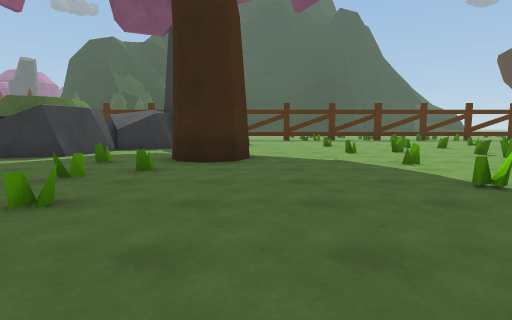
view 1 (above)

24 first-person views from a walk through a Unity game level. The camera is 1.2 m above the floor, tilts 6° down and sees 80° across. The floor is counted in squares, 2 m on a side. Each view is taken from the middle of a square. On the plan, view 1 faces up. The plan holds only what a view shows up to about 9 squares ahead; the rest is blank. The place goes on beyond the plan. Some animated figures are not drawn. Surface patterns are stand-ins for the level's own textures.

view 2
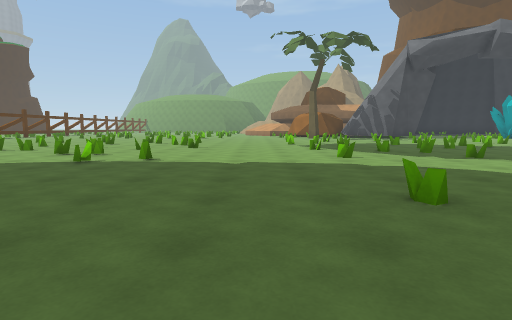

view 3
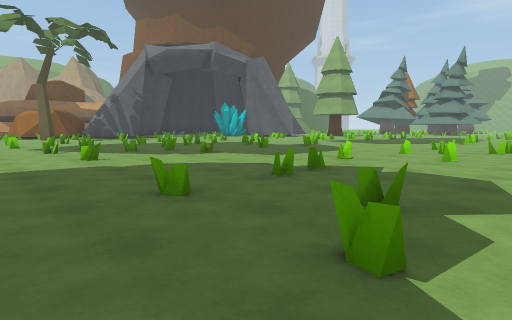

view 4
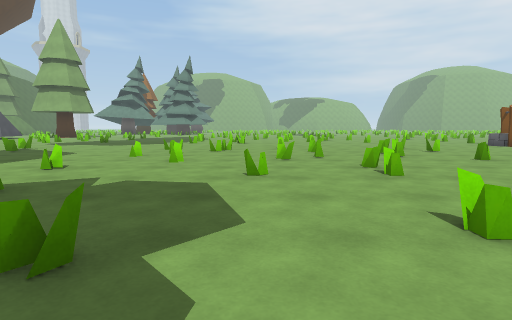

view 5
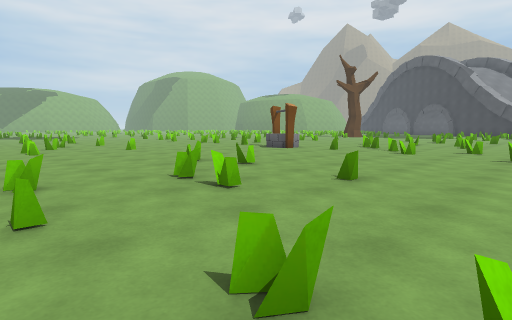

view 6
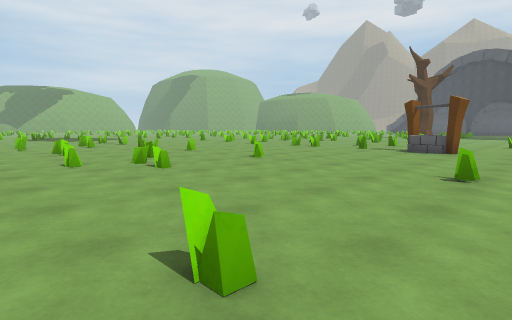

view 7
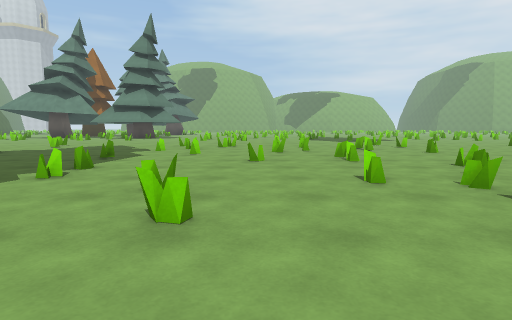

view 8
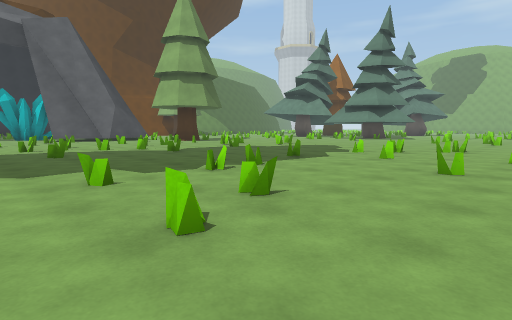

view 9
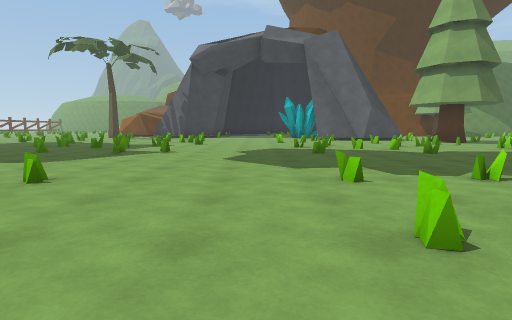

view 10
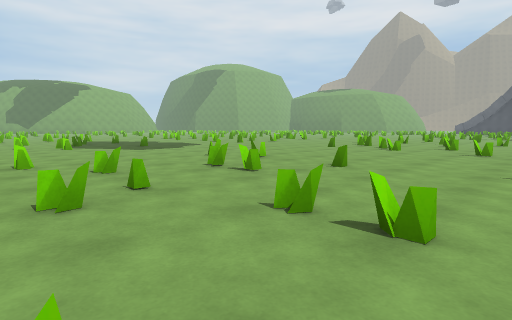

view 11
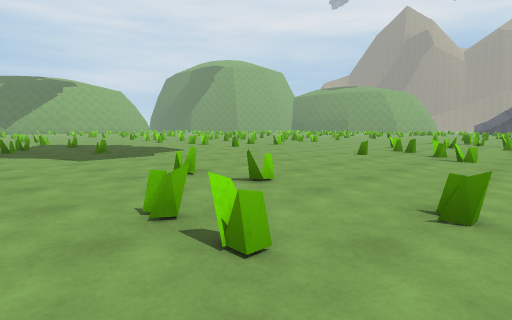

view 12
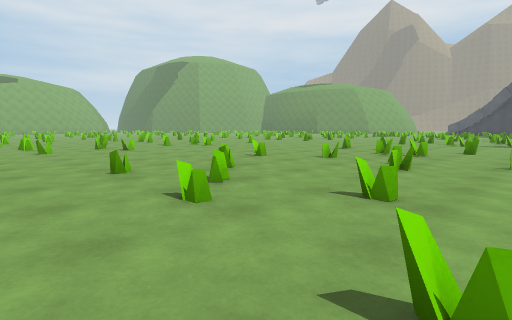

view 13
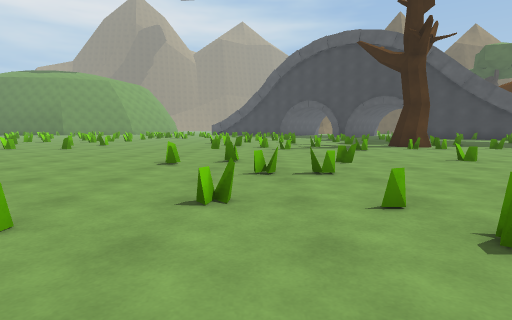

view 14
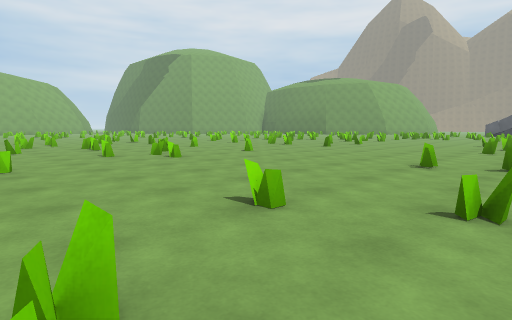

view 15
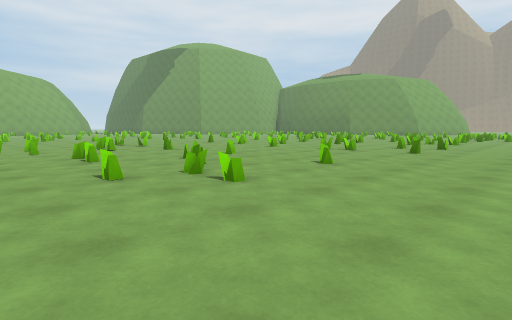

view 16
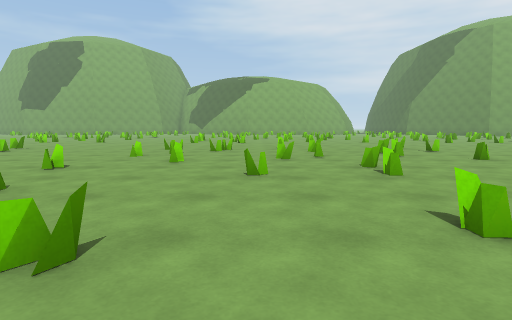

view 17
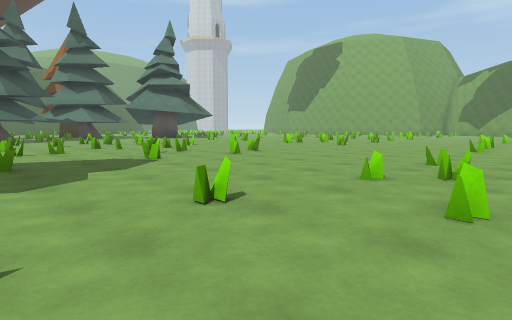

view 18
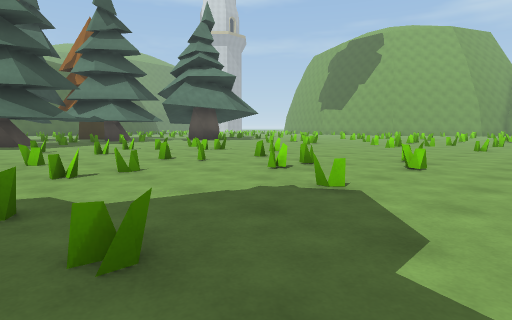

view 19
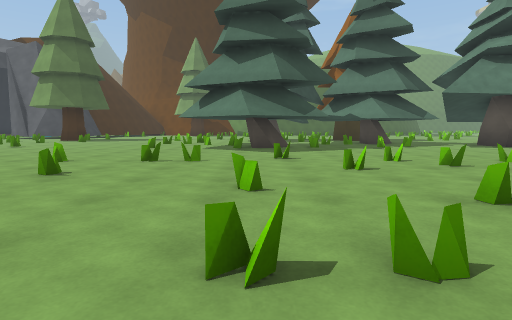

view 20
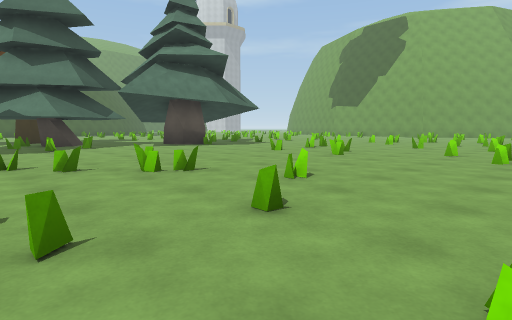

view 21
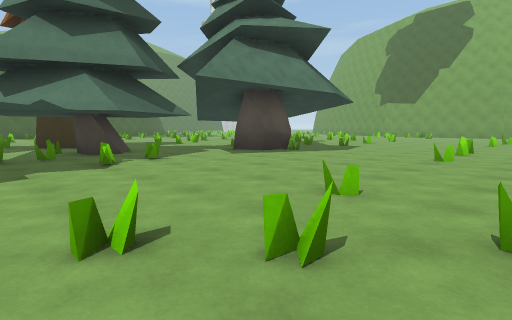

view 22
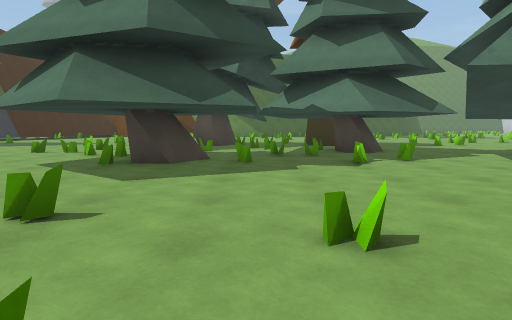

view 23
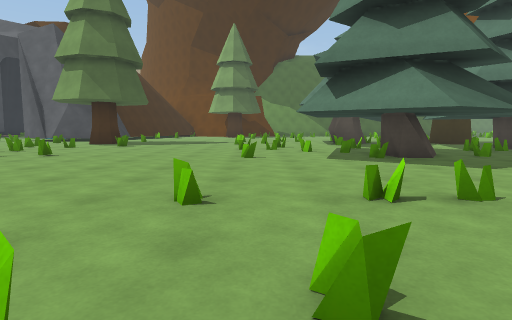

view 24
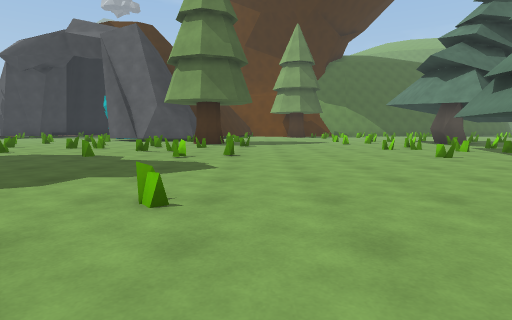

### Floor plan
Key: @ floor where view 1 was taken; # wall or solid block; . floor; = window, fence, low wall or low ledge; T tree; P pine tree; O other object.
Columns run from 24 left of view 1 to 6 right of it. Each row starts with its distance up from view 1.
  9                     OO  ....=.=
  8                     O.  .......
  7                    OO.. ..=..#.
  6                    O...#.....=.
  5                     .......=..=
  4                     ..=.....=..
  3                       ....=..=.
  2                       .....=..=
  1                       .........
  0                      ...@......
 -1                      ..........
 -2                     ..=....=.=.
 -3                    .=...=....==
 -4                    .....=...=..
 -5                ....=.=.....=..=
 -6          ....=.....=....=.....=
 -7          =.......=..=......=...
 -8            .=.....=....=.....=
 -9            =.....=....=....=..
-10            ......=..=.......=.
-11            .OO................
-12             O.................
-13   =.         .........==.......
-14  T...         .....=..=....=.=.
-15  T=...         ...=.....=....=.
-16   ...=.         =.=........==..
-17   .=....=.=..=.....=.=..=.....=
-18   ....=....=.....=....=........
-19   =....=.=...=....=.=...=....=.
-20   =....==...=.....==...=...=.==
-21 =.=...=....==....=....==.......
-22  ..............................
-23   .............................
-24 .....................  ........
-25 =.=.................. .........
-26  =...=..=..=.. .=..=..=....=.=.
-27   =....=.=...=  ..=.=...=....==
-28   =....=.....=....=.....=...=..
-29     ....=.=........=.=.....PP.=
-30      ...=....=.....=....=...P.=
-31      .=..=.......=..=......=...
-32     ...=....=.....=....=.....=.
-33    ...=....=.....=....=....=..#
-34    ...=..=.......=..=.......=.P
-35             ...................
-36             ...................
-37             .=. ......=.=...PPP
-38             ..  =. =..=....PP
-39             .=     .....=..
-40                    ... ...
-41                    =.= ..

Where each view was taken, in squares from view 1:
view 1: 0 up, 0 right, facing up
view 2: 0 up, 3 left, facing right
view 3: 0 up, 3 left, facing down-right
view 4: 1 down, 3 left, facing down
view 5: 5 down, 4 left, facing down-left
view 6: 9 down, 3 left, facing down-left
view 7: 11 down, 3 left, facing down
view 8: 12 down, 4 left, facing down-right
view 9: 12 down, 4 left, facing right
view 10: 16 down, 3 left, facing down-left
view 11: 18 down, 5 left, facing down-left
view 12: 17 down, 10 left, facing down-left
view 13: 20 down, 13 left, facing left
view 14: 20 down, 13 left, facing down-left
view 15: 23 down, 14 left, facing down-left
view 16: 25 down, 14 left, facing down
view 17: 28 down, 13 left, facing down-right
view 18: 28 down, 9 left, facing down-right
view 19: 29 down, 6 left, facing right
view 20: 31 down, 6 left, facing down-right
view 21: 31 down, 2 left, facing down-right
view 22: 31 down, 2 left, facing right
view 23: 26 down, 3 left, facing right
view 24: 22 down, 3 left, facing right
